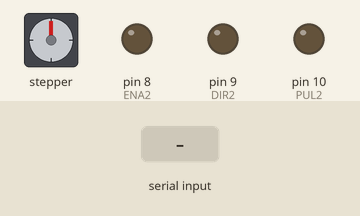
Simulated run of this sketch. Board: Arduino Uno, built with avr-gcc and run on an emulated ATmega328P. Shown: stepper motor, output pins drawn as LEDs (lit = HIGH). Wiring (inferred from the names in the program): stepper motor driver (200 steps per turn assumed): step pin 7; direction pin 6; enable pin 5. The test bench sets the inputs (shaded band). Pins used as bus, display or sensor lines are not drawn.

Above: at 1.2 s.
1.3 s: "u" received over Serial
At 1.8 s:
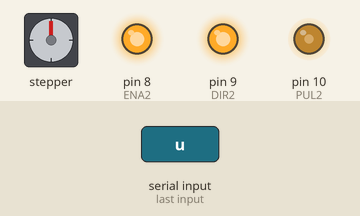
2.8 s: "d" received over Serial
At 3.9 s:
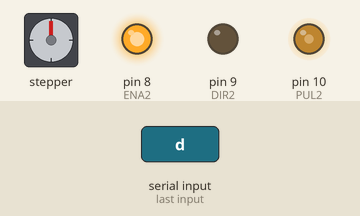
4.3 s: "s" received over Serial
At 5.3 s:
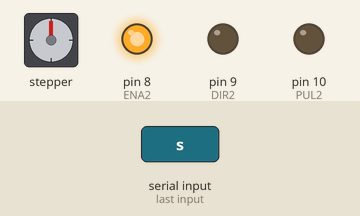
5.8 s: "l" received over Serial
At 7.0 s:
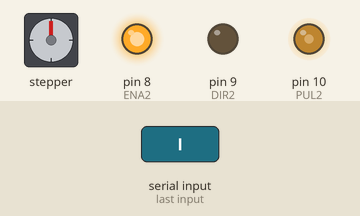
7.3 s: "s" received over Serial
At 8.3 s:
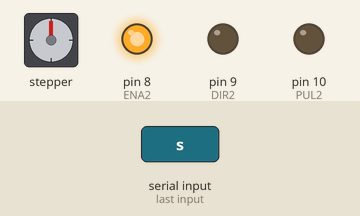
Timing chart, 0 to 9.8 s (numbered marks = the images above; inputs shaded):
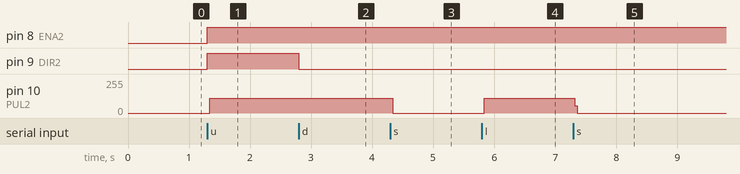

Measured:
- after the input at 1.3 s, pin 8 (ENA2), pin 9 (DIR2): LOW → HIGH at once; pin 10 (PUL2): 0/255 → 112/255 at once
- after the input at 2.8 s, pin 9 (DIR2): HIGH → LOW at once
- after the input at 4.3 s, pin 10 (PUL2): 112/255 → 0/255 at once
- after the input at 5.8 s, pin 10 (PUL2): 0/255 → 112/255 at once
- after the input at 7.3 s, pin 10 (PUL2): 112/255 → 0/255 at once

The sketch:

Serial_stepper_arduino.ino
```cpp
volatile char val;
int PUL=7;
int DIR=6;
int ENA=5;
int PUL2=10;
int DIR2=9;
int ENA2=8;
void setup() {
  // put your setup code here, to run once:
  Serial.begin(115200);
  val='n';
  pinMode (PUL, OUTPUT);
  pinMode (DIR, OUTPUT);
  pinMode (ENA, OUTPUT);
  pinMode (PUL2, OUTPUT);
  pinMode (DIR2, OUTPUT);
  pinMode (ENA2, OUTPUT);
}

void loop() {
  // put your main code here, to run repeatedly:
  if(Serial.available()>0){
    val=Serial.read();
  }
  if(val == 'u'){
      digitalWrite(DIR,LOW);
      digitalWrite(DIR2,HIGH);
      digitalWrite(ENA,HIGH);
      digitalWrite(ENA2,HIGH);
      digitalWrite(PUL,HIGH);
      digitalWrite(PUL2,HIGH);
      delayMicroseconds(100);
      digitalWrite(PUL,LOW);
      digitalWrite(PUL2,LOW);
      delayMicroseconds(100);
    }
  if(val == 'd'){
      digitalWrite(DIR,HIGH);
      digitalWrite(DIR2,LOW);
      digitalWrite(ENA,HIGH);
      digitalWrite(ENA2,HIGH);
      digitalWrite(PUL,HIGH);
      digitalWrite(PUL2,HIGH);
      delayMicroseconds(100);
      digitalWrite(PUL,LOW);
      digitalWrite(PUL2,LOW);
      delayMicroseconds(100);
    }
    if(val == 'r'){
      digitalWrite(DIR,HIGH);
      digitalWrite(DIR2,HIGH);
      digitalWrite(ENA,HIGH);
      digitalWrite(ENA2,HIGH);
      digitalWrite(PUL,HIGH);
      digitalWrite(PUL2,HIGH);
      delayMicroseconds(100);
      digitalWrite(PUL,LOW);
      digitalWrite(PUL2,LOW);
      delayMicroseconds(100);
    }
    if(val == 'l'){
      digitalWrite(DIR,LOW);
      digitalWrite(DIR2,LOW);
      digitalWrite(ENA,HIGH);
      digitalWrite(ENA2,HIGH);
      digitalWrite(PUL,HIGH);
      digitalWrite(PUL2,HIGH);
      delayMicroseconds(100);
      digitalWrite(PUL,LOW);
      digitalWrite(PUL2,LOW);
      delayMicroseconds(100);
    }
    if(val == 's'){
      digitalWrite(DIR,LOW);
      digitalWrite(DIR2,LOW);
      digitalWrite(ENA,HIGH);
      digitalWrite(ENA2,HIGH);
    }
}
```
